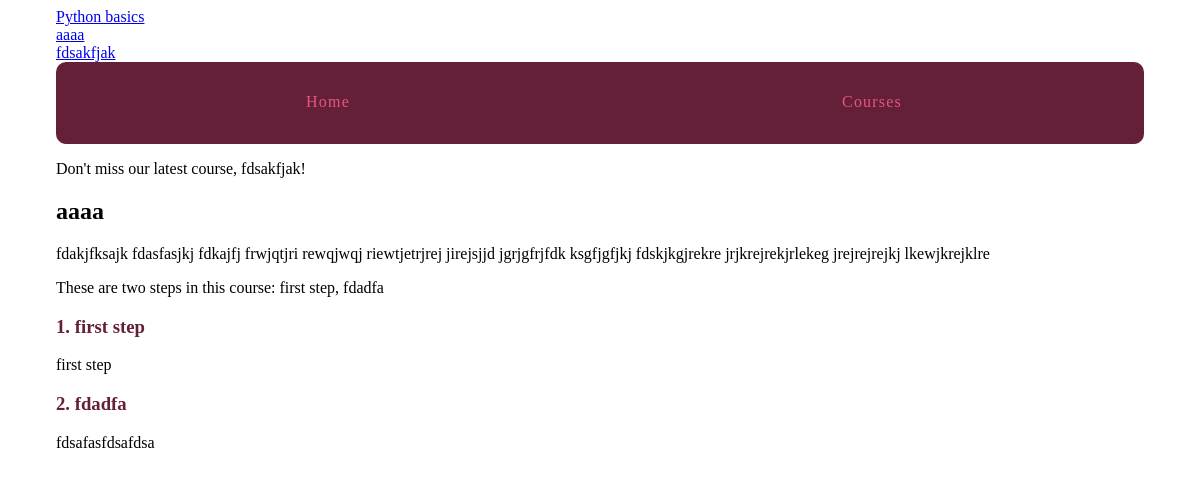
/courses/2/, run on the app's committed database.
### courses/models.py (models this page shows)
class Course(models.Model):
    created_at = models.DateTimeField(auto_now_add=True)
    title = models.CharField(max_length=255)
    description = models.TextField()
    def __str__(self):
        return self.title

class Step(models.Model):
    title = models.CharField(max_length=255)
    description = models.TextField()
    content = models.TextField(blank=True, default='')
    order = models.IntegerField(default=0)
    course = models.ForeignKey(Course)
    class Meta:
            ordering = ['order',]
    def __str__(self):
        return self.title

### courses/views.py (the view)
# urls.py: url(r'(?P<pk>\d+)/$', views.course_detail, name='detail'),
def course_detail(request, pk):
    course = get_object_or_404(Course, pk=pk)
    return render(request, 'courses/course_detail.html', {'course': course})

### courses/templatetags/course_extras.py (called while the page is built)
@register.simple_tag
def newest_course():
    return Course.objects.latest('created_at')

@register.inclusion_tag('courses/course_nav.html')
def nav_courses_list():
    courses = Course.objects.all()
    return {'courses': courses}

### courses/templates/courses/course_detail.html (shortened to what this page needs)
{% extends 'layout.html' %}
{% load humanize %}
{% block content %}
<article>
    <h2>{{ course.title }}</h2>
    {{ course.description }}
    <p>These are {{ course.step_set.count|apnumber }}  step{{ course.step_set.count|pluralize }} in this course: {{ course.step_set.all|join:", " }}</p>
    <section>
        {% for step in course.step_set.all %}
        <h3>
            <a href="{% url 'courses:step' course_pk=step.course.pk step_pk=step.pk %}">{{ forloop.counter }}.&nbsp;{{ step.title }}</a>
        </h3>
        {{ step.description }}
        {% endfor %}
    </section>
</article>
{% endblock %}

### templates/layout.html (shortened to what this page needs)
{% load static from staticfiles %}
{% load course_extras %}
<!doctype html>
<html lang="en">
<head>
    <link rel="stylesheet" href="{% static 'css/layout.css' %}">
</head>
<body>
    <div class="site-container">
        <div>{% nav_courses_list %}</div>
        <nav>
            <a href="#">Home</a>
            <a href="{% url 'courses:list' %}">Courses</a>
        </nav>
        <p>Don't miss our latest course, {% newest_course %}!</p>
    {% block content %}{% endblock %}
    </div>
</body>
</html>

### courses/templates/courses/course_nav.html
{% for course in courses %}
    <div><a href="{% url 'courses:detail' pk=course.pk %}">{{ course.title }}</a></div>
{% endfor %}

### assets/css/layout.css (style rules this page uses)
html { box-sizing: border-box; }
*, *::after, *::before { box-sizing: inherit; }
.site-container { max-width: 68em; margin-left: auto; margin-right: auto; }
.site-container::after { clear: both; content: ""; display: table; }
.site-container nav { width: 100%; display: table; width: 100%; table-layout: fixed; border-bottom-left-radius: 10px; border-bottom-right-radius: 10px; border-top-left-radius: 10px; border-top-right-radius: 10px; border-bottom-left-radius: 10px; border-top-left-radius: 10px; border-bottom-right-radius: 10px; border-top-right-radius: 10px; background-color: #642039; margin-bottom: 1em; overflow: hidden; }
.site-container nav a { display: table-cell; width: 8.33333%; padding: 10px; border-bottom: 2px solid #642039; color: #e6557e; letter-spacing: 0.075em; line-height: 60px; text-align: center; text-decoration: none; }
article h2 a, article h3 a { color: #642039; text-decoration: none; }

### data on the page
Course: title "Python basics"
Course: title "aaaa", description "fdakjfksajk fdasfasjkj fdkajfj frwjqtjri rewqjwqj riewtjetrjrej jirejsjjd jgrjgfrjfdk ksgfjgfjkj fdskjkgjrekre jrjkrejrekjrlekeg jrejrejrejkj lkewjkrejklre", step_set.count|apnumber "two", step_set.all "first step, fdadfa"
Course: title "fdsakfjak"
Step: title "first step", description "first step"
Step: title "fdadfa", description "fdsafasfdsafdsa"
